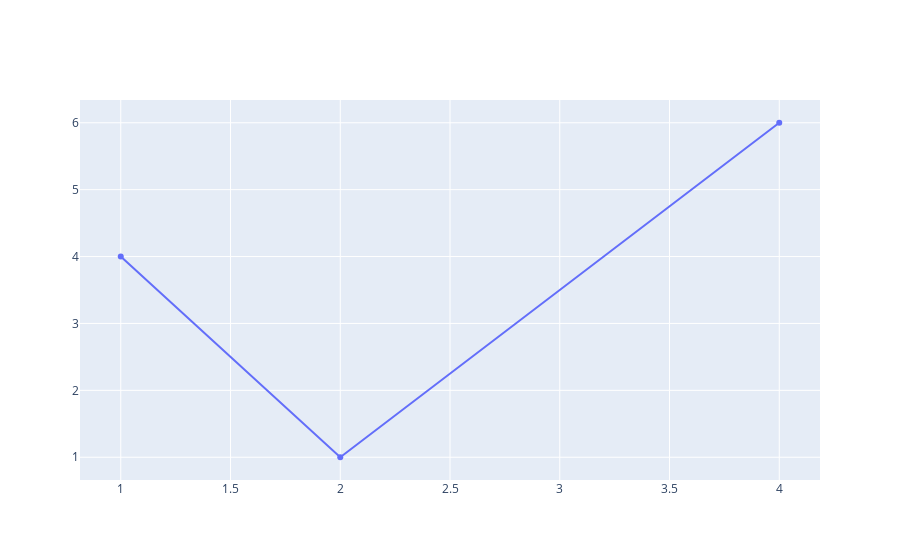

The notebook cell saved with this chart:
### Code cell
offline.iplot([
    {'x': [1,2,4],
     'y': [4,1,6]}
])

### Figure 1 — Plotly figure (JSON) as saved in the notebook; plotly's stock layout.template omitted (floating-point values rounded to 4 significant figures)
{"data": [{"type": "scatter", "x": [1, 2, 4], "y": [4, 1, 6]}], "layout": {}}
